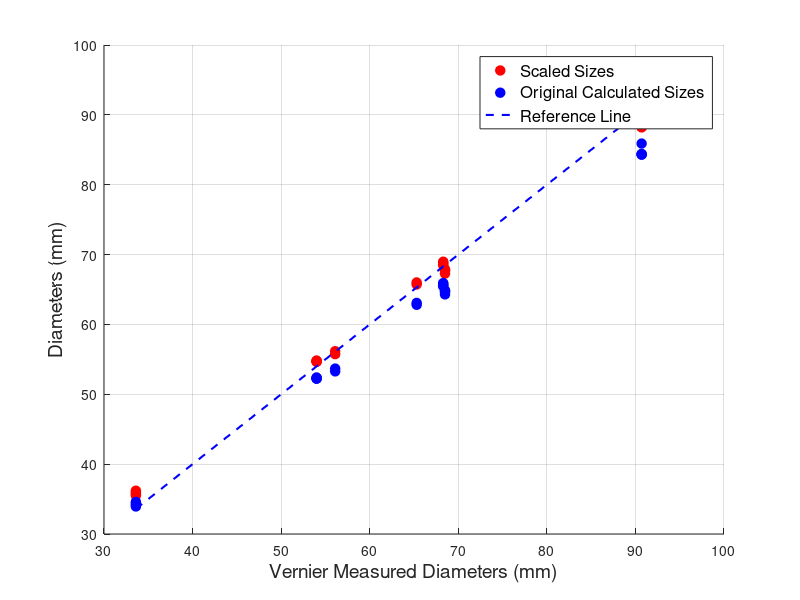

The MATLAB script that drew this image:
% Vernier measured values
vernier_measured = [
    33.60, 33.60, 33.60, 33.60, 54.00, 54.00, 54.00, 54.00, 56.10, 56.10, ...
    65.30, 65.30, 68.50, 68.50, 68.50, 68.50, 68.30, 68.30, 68.30, 68.30, ...
    90.70, 90.70, 90.70, 90.70
];

% Scaled sizes
scaled_sizes = [
    35.51, 35.73, 35.98, 36.20, 54.65, 54.69, 54.78, 54.82, 55.75, 56.17, ...
    65.72, 66.01, 67.28, 67.64, 67.75, 67.89, 68.51, 68.60, 68.86, 68.98, ...
    88.21, 88.28, 88.30, 89.88
];

% Original calculated sizes
original_calculated_size = [
    33.94, 34.14, 34.38, 34.59, 52.23, 52.26, 52.35, 52.39, 53.28, 53.68, ...
    62.81, 63.08, 64.30, 64.64, 64.74, 64.88, 65.48, 65.56, 65.80, 65.92, ...
    84.30, 84.36, 84.39, 85.89
];

% Create a plot
figure;
hold on;

% Plot the data points for Vernier vs. Scaled
plot(vernier_measured, scaled_sizes, 'ro', 'MarkerSize', 7, 'MarkerFaceColor', 'r', 'DisplayName', 'Scaled Sizes');

% Plot the data points for Vernier vs. Original Calculated
plot(vernier_measured, original_calculated_size, 'bo', 'MarkerSize', 7, 'MarkerFaceColor', 'b', 'DisplayName', 'Original Calculated Sizes');

% Plot the dashed blue reference line (y = x)
plot([min(vernier_measured), max(vernier_measured)], [min(vernier_measured), max(vernier_measured)], 'b--', 'LineWidth', 1.5, 'DisplayName', 'Reference Line');

% Labels and Title
xlabel('Vernier Measured Diameters (mm)', 'FontSize', 14);
ylabel('Diameters (mm)', 'FontSize', 14);

% Add legend
legend('Location', 'best', 'FontSize', 12);

% Show grid
grid on;

% Hold off to stop adding to this plot
hold off;

% Show the plot
